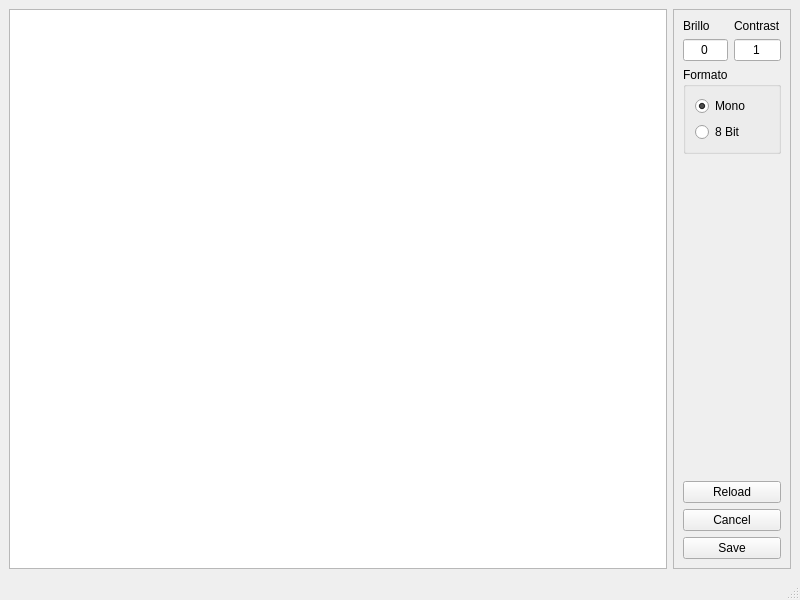
<?xml version="1.0" encoding="UTF-8"?>
<ui version="4.0">
 <class>In2Image</class>
 <widget class="QMainWindow" name="In2Image">
  <property name="geometry">
   <rect>
    <x>0</x>
    <y>0</y>
    <width>800</width>
    <height>600</height>
   </rect>
  </property>
  <property name="windowTitle">
   <string>MainWindow</string>
  </property>
  <widget class="QWidget" name="centralwidget">
   <layout class="QGridLayout" name="gridLayout">
    <item row="0" column="0">
     <widget class="QGraphicsView" name="m_gv"/>
    </item>
    <item row="0" column="1">
     <widget class="QFrame" name="frame">
      <property name="maximumSize">
       <size>
        <width>118</width>
        <height>16777215</height>
       </size>
      </property>
      <property name="frameShape">
       <enum>QFrame::StyledPanel</enum>
      </property>
      <property name="frameShadow">
       <enum>QFrame::Raised</enum>
      </property>
      <layout class="QVBoxLayout" name="verticalLayout_3">
       <item>
        <layout class="QHBoxLayout" name="horizontalLayout">
         <item>
          <layout class="QVBoxLayout" name="verticalLayout">
           <item>
            <widget class="QLabel" name="label">
             <property name="text">
              <string>Brillo</string>
             </property>
            </widget>
           </item>
           <item>
            <widget class="QLineEdit" name="m_leBrillo">
             <property name="text">
              <string>0</string>
             </property>
             <property name="alignment">
              <set>Qt::AlignCenter</set>
             </property>
            </widget>
           </item>
          </layout>
         </item>
         <item>
          <layout class="QVBoxLayout" name="verticalLayout_2">
           <item>
            <widget class="QLabel" name="label_2">
             <property name="text">
              <string>Contrast</string>
             </property>
            </widget>
           </item>
           <item>
            <widget class="QLineEdit" name="m_leContrast">
             <property name="text">
              <string>1</string>
             </property>
             <property name="alignment">
              <set>Qt::AlignCenter</set>
             </property>
            </widget>
           </item>
          </layout>
         </item>
        </layout>
       </item>
       <item>
        <widget class="QGroupBox" name="groupBox">
         <property name="title">
          <string>Formato</string>
         </property>
         <layout class="QGridLayout" name="gridLayout_2">
          <item row="0" column="0">
           <widget class="QRadioButton" name="m_rbMono">
            <property name="text">
             <string>Mono</string>
            </property>
            <property name="checked">
             <bool>true</bool>
            </property>
           </widget>
          </item>
          <item row="1" column="0">
           <widget class="QRadioButton" name="m_rb8Bit">
            <property name="text">
             <string>8 Bit</string>
            </property>
            <property name="checked">
             <bool>false</bool>
            </property>
           </widget>
          </item>
         </layout>
        </widget>
       </item>
       <item>
        <spacer name="verticalSpacer">
         <property name="orientation">
          <enum>Qt::Vertical</enum>
         </property>
         <property name="sizeHint" stdset="0">
          <size>
           <width>20</width>
           <height>411</height>
          </size>
         </property>
        </spacer>
       </item>
       <item>
        <widget class="QPushButton" name="m_pbReload">
         <property name="text">
          <string>Reload</string>
         </property>
         <property name="icon">
          <iconset resource="../../In2Apps/In2CMYK/In2CMYK/shared.qrc">
           <normaloff>:/res/images/reload.png</normaloff>:/res/images/reload.png</iconset>
         </property>
        </widget>
       </item>
       <item>
        <widget class="QPushButton" name="m_pbCancel">
         <property name="text">
          <string>Cancel</string>
         </property>
         <property name="icon">
          <iconset resource="../../In2Apps/In2CMYK/In2CMYK/shared.qrc">
           <normaloff>:/res/images/Cancel_32x32.png</normaloff>:/res/images/Cancel_32x32.png</iconset>
         </property>
        </widget>
       </item>
       <item>
        <widget class="QPushButton" name="m_pbExit">
         <property name="text">
          <string>Save</string>
         </property>
         <property name="icon">
          <iconset resource="../../In2Apps/In2CMYK/In2CMYK/shared.qrc">
           <normaloff>:/res/images/Ok_32x32.png</normaloff>:/res/images/Ok_32x32.png</iconset>
         </property>
        </widget>
       </item>
      </layout>
     </widget>
    </item>
   </layout>
  </widget>
  <widget class="QMenuBar" name="menubar">
   <property name="geometry">
    <rect>
     <x>0</x>
     <y>0</y>
     <width>800</width>
     <height>21</height>
    </rect>
   </property>
  </widget>
  <widget class="QStatusBar" name="statusbar"/>
 </widget>
 <resources>
  <include location="../../In2Apps/In2CMYK/In2CMYK/shared.qrc"/>
 </resources>
 <connections/>
</ui>
